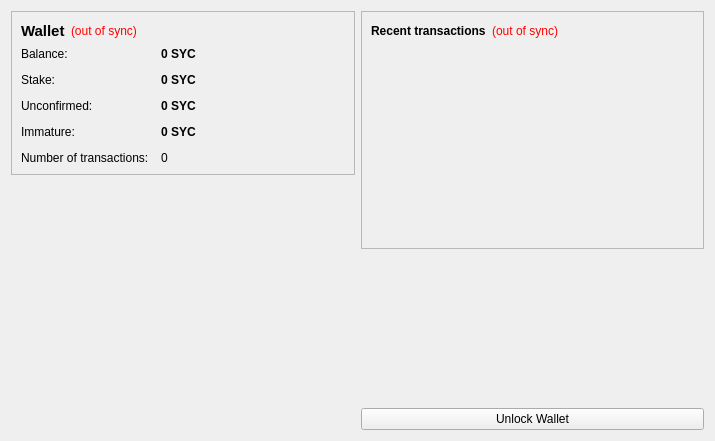
<?xml version="1.0" encoding="UTF-8"?>
<ui version="4.0">
 <class>OverviewPage</class>
 <widget class="QWidget" name="OverviewPage">
  <property name="geometry">
   <rect>
    <x>0</x>
    <y>0</y>
    <width>715</width>
    <height>441</height>
   </rect>
  </property>
  <property name="windowTitle">
   <string>Form</string>
  </property>
  <layout class="QHBoxLayout" name="horizontalLayout" stretch="1,1">
   <item>
    <layout class="QVBoxLayout" name="verticalLayout_2">
     <item>
      <widget class="QFrame" name="frame">
       <property name="frameShape">
        <enum>QFrame::StyledPanel</enum>
       </property>
       <property name="frameShadow">
        <enum>QFrame::Raised</enum>
       </property>
       <layout class="QVBoxLayout" name="verticalLayout_4">
        <item>
         <layout class="QHBoxLayout" name="horizontalLayout_4">
          <item>
           <widget class="QLabel" name="label_5">
            <property name="font">
             <font>
              <pointsize>11</pointsize>
              <weight>75</weight>
              <bold>true</bold>
             </font>
            </property>
            <property name="text">
             <string>Wallet</string>
            </property>
           </widget>
          </item>
          <item>
           <widget class="QLabel" name="labelWalletStatus">
            <property name="toolTip">
             <string>The displayed information may be out of date. Your wallet automatically synchronizes with the Goldingotpoint network after a connection is established, but this process has not completed yet.</string>
            </property>
            <property name="styleSheet">
             <string notr="true">QLabel { color: red; }</string>
            </property>
            <property name="text">
             <string notr="true">(out of sync)</string>
            </property>
            <property name="alignment">
             <set>Qt::AlignLeading|Qt::AlignLeft|Qt::AlignVCenter</set>
            </property>
           </widget>
          </item>
          <item>
           <spacer name="horizontalSpacer_2">
            <property name="orientation">
             <enum>Qt::Horizontal</enum>
            </property>
            <property name="sizeHint" stdset="0">
             <size>
              <width>40</width>
              <height>20</height>
             </size>
            </property>
           </spacer>
          </item>
         </layout>
        </item>
        <item>
         <layout class="QFormLayout" name="formLayout_2">
          <property name="fieldGrowthPolicy">
           <enum>QFormLayout::AllNonFixedFieldsGrow</enum>
          </property>
          <property name="horizontalSpacing">
           <number>12</number>
          </property>
          <property name="verticalSpacing">
           <number>12</number>
          </property>
          <item row="0" column="0">
           <widget class="QLabel" name="label">
            <property name="text">
             <string>Balance:</string>
            </property>
           </widget>
          </item>
          <item row="0" column="1">
           <widget class="QLabel" name="labelBalance">
            <property name="font">
             <font>
              <weight>75</weight>
              <bold>true</bold>
             </font>
            </property>
            <property name="cursor">
             <cursorShape>IBeamCursor</cursorShape>
            </property>
            <property name="toolTip">
             <string>Your current balance</string>
            </property>
            <property name="text">
             <string notr="true">0 SYC</string>
            </property>
            <property name="textInteractionFlags">
             <set>Qt::LinksAccessibleByMouse|Qt::TextSelectableByKeyboard|Qt::TextSelectableByMouse</set>
            </property>
           </widget>
          </item>
          <item row="1" column="0">
           <widget class="QLabel" name="label_6">
            <property name="text">
             <string>Stake:</string>
            </property>
           </widget>
          </item>
          <item row="1" column="1">
           <widget class="QLabel" name="labelStake">
            <property name="font">
             <font>
              <weight>75</weight>
              <bold>true</bold>
             </font>
            </property>
            <property name="cursor">
             <cursorShape>IBeamCursor</cursorShape>
            </property>
            <property name="toolTip">
             <string>Total of coins that was staked, and do not yet count toward the current balance</string>
            </property>
            <property name="text">
             <string notr="true">0 SYC</string>
            </property>
            <property name="textInteractionFlags">
             <set>Qt::LinksAccessibleByMouse|Qt::TextSelectableByKeyboard|Qt::TextSelectableByMouse</set>
            </property>
           </widget>
          </item>
          <item row="2" column="0">
           <widget class="QLabel" name="label_3">
            <property name="text">
             <string>Unconfirmed:</string>
            </property>
           </widget>
          </item>
          <item row="2" column="1">
           <widget class="QLabel" name="labelUnconfirmed">
            <property name="font">
             <font>
              <weight>75</weight>
              <bold>true</bold>
             </font>
            </property>
            <property name="cursor">
             <cursorShape>IBeamCursor</cursorShape>
            </property>
            <property name="toolTip">
             <string>Total of transactions that have yet to be confirmed, and do not yet count toward the current balance</string>
            </property>
            <property name="text">
             <string notr="true">0 SYC</string>
            </property>
            <property name="textInteractionFlags">
             <set>Qt::LinksAccessibleByMouse|Qt::TextSelectableByKeyboard|Qt::TextSelectableByMouse</set>
            </property>
           </widget>
          </item>
          <item row="3" column="0">
           <widget class="QLabel" name="labelImmatureText">
            <property name="text">
             <string>Immature:</string>
            </property>
           </widget>
          </item>
          <item row="3" column="1">
           <widget class="QLabel" name="labelImmature">
            <property name="font">
             <font>
              <weight>75</weight>
              <bold>true</bold>
             </font>
            </property>
            <property name="toolTip">
             <string>Mined balance that has not yet matured</string>
            </property>
            <property name="text">
             <string notr="true">0 SYC</string>
            </property>
            <property name="textInteractionFlags">
             <set>Qt::LinksAccessibleByMouse|Qt::TextSelectableByKeyboard|Qt::TextSelectableByMouse</set>
            </property>
           </widget>
          </item>
          <item row="4" column="0">
           <widget class="QLabel" name="label_2">
            <property name="text">
             <string>Number of transactions:</string>
            </property>
           </widget>
          </item>
          <item row="4" column="1">
           <widget class="QLabel" name="labelNumTransactions">
            <property name="toolTip">
             <string>Total number of transactions in wallet</string>
            </property>
            <property name="text">
             <string notr="true">0</string>
            </property>
           </widget>
          </item>
         </layout>
        </item>
       </layout>
      </widget>
     </item>
     <item>
      <spacer name="verticalSpacer">
       <property name="orientation">
        <enum>Qt::Vertical</enum>
       </property>
       <property name="sizeHint" stdset="0">
        <size>
         <width>20</width>
         <height>40</height>
        </size>
       </property>
      </spacer>
     </item>
	 <item>
      <widget class="QLabel" name="label_6">
       <property name="text">
        <string/>
       </property>
       <property name="pixmap">
        <pixmap resource="../bitcoin.qrc">:/images/backg</pixmap>
       </property>
       <property name="scaledContents">
        <bool>false</bool>
       </property>
       <property name="alignment">
        <set>Qt::AlignCenter</set>
       </property>
       <property name="margin">
        <number>-2</number>
       </property>
      </widget>
     </item>
    </layout>
   </item>
   <item>
    <layout class="QVBoxLayout" name="verticalLayout_3">
     <item>
      <widget class="QFrame" name="frame_2">
       <property name="frameShape">
        <enum>QFrame::StyledPanel</enum>
       </property>
       <property name="frameShadow">
        <enum>QFrame::Raised</enum>
       </property>
       <layout class="QVBoxLayout" name="verticalLayout">
        <item>
         <layout class="QHBoxLayout" name="horizontalLayout_2">
          <item>
           <widget class="QLabel" name="label_4">
            <property name="text">
             <string>&lt;b&gt;Recent transactions&lt;/b&gt;</string>
            </property>
           </widget>
          </item>
          <item>
           <widget class="QLabel" name="labelTransactionsStatus">
            <property name="toolTip">
             <string>The displayed information may be out of date. Your wallet automatically synchronizes with the Goldingotpoint network after a connection is established, but this process has not completed yet.</string>
            </property>
            <property name="styleSheet">
             <string notr="true">QLabel { color: red; }</string>
            </property>
            <property name="text">
             <string notr="true">(out of sync)</string>
            </property>
            <property name="alignment">
             <set>Qt::AlignRight|Qt::AlignTrailing|Qt::AlignVCenter</set>
            </property>
           </widget>
          </item>
          <item>
           <spacer name="horizontalSpacer">
            <property name="orientation">
             <enum>Qt::Horizontal</enum>
            </property>
            <property name="sizeHint" stdset="0">
             <size>
              <width>40</width>
              <height>20</height>
             </size>
            </property>
           </spacer>
          </item>
         </layout>
        </item>
        <item>
         <widget class="QListView" name="listTransactions">
          <property name="styleSheet">
           <string notr="true">QListView { background: transparent; }</string>
          </property>
          <property name="frameShape">
           <enum>QFrame::NoFrame</enum>
          </property>
          <property name="verticalScrollBarPolicy">
           <enum>Qt::ScrollBarAlwaysOff</enum>
          </property>
          <property name="horizontalScrollBarPolicy">
           <enum>Qt::ScrollBarAlwaysOff</enum>
          </property>
          <property name="selectionMode">
           <enum>QAbstractItemView::NoSelection</enum>
          </property>
         </widget>
        </item>
       </layout>
      </widget>
     </item>
     <item>
      <spacer name="verticalSpacer_2">
       <property name="orientation">
        <enum>Qt::Vertical</enum>
       </property>
       <property name="sizeHint" stdset="0">
        <size>
         <width>20</width>
         <height>40</height>
        </size>
       </property>
      </spacer>
     </item>
     <item>
      <widget class="QPushButton" name="unlockWalletButton">
       <property name="text">
        <string>Unlock Wallet</string>
       </property>
      </widget>
     </item>
    </layout>
   </item>
  </layout>
 </widget>
 <resources>
  <include location="../bitcoin.qrc"/>
 </resources>
 <connections/>
</ui>
